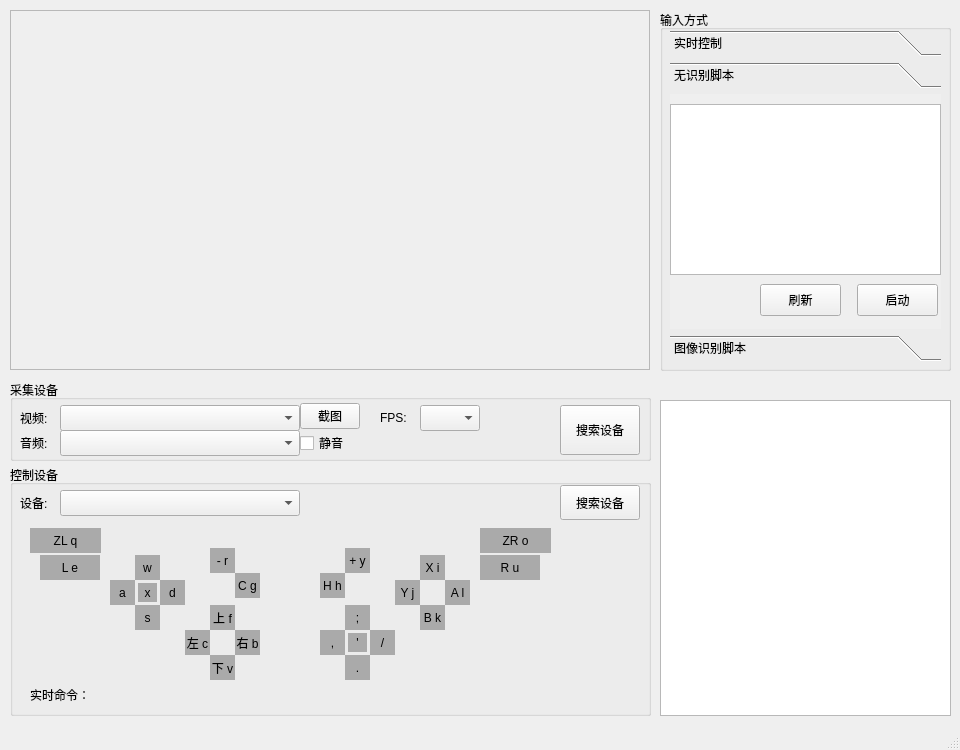
<?xml version="1.0" encoding="UTF-8"?>
<ui version="4.0">
 <class>MainWindow</class>
 <widget class="QMainWindow" name="MainWindow">
  <property name="geometry">
   <rect>
    <x>0</x>
    <y>0</y>
    <width>960</width>
    <height>750</height>
   </rect>
  </property>
  <property name="minimumSize">
   <size>
    <width>960</width>
    <height>750</height>
   </size>
  </property>
  <property name="maximumSize">
   <size>
    <width>960</width>
    <height>750</height>
   </size>
  </property>
  <property name="windowTitle">
   <string>NS控制台</string>
  </property>
  <widget class="QWidget" name="centralwidget">
   <widget class="QLabel" name="lblCameraFrame">
    <property name="geometry">
     <rect>
      <x>10</x>
      <y>10</y>
      <width>640</width>
      <height>360</height>
     </rect>
    </property>
    <property name="frameShape">
     <enum>QFrame::StyledPanel</enum>
    </property>
    <property name="frameShadow">
     <enum>QFrame::Plain</enum>
    </property>
    <property name="text">
     <string/>
    </property>
   </widget>
   <widget class="QGroupBox" name="groupBox">
    <property name="geometry">
     <rect>
      <x>10</x>
      <y>380</y>
      <width>641</width>
      <height>81</height>
     </rect>
    </property>
    <property name="title">
     <string>采集设备</string>
    </property>
    <widget class="QLabel" name="label_3">
     <property name="geometry">
      <rect>
       <x>10</x>
       <y>25</y>
       <width>30</width>
       <height>26</height>
      </rect>
     </property>
     <property name="minimumSize">
      <size>
       <width>30</width>
       <height>0</height>
      </size>
     </property>
     <property name="maximumSize">
      <size>
       <width>30</width>
       <height>16777215</height>
      </size>
     </property>
     <property name="text">
      <string>视频:</string>
     </property>
    </widget>
    <widget class="QComboBox" name="cbxCameraList">
     <property name="geometry">
      <rect>
       <x>50</x>
       <y>25</y>
       <width>240</width>
       <height>26</height>
      </rect>
     </property>
     <property name="minimumSize">
      <size>
       <width>240</width>
       <height>0</height>
      </size>
     </property>
     <property name="maximumSize">
      <size>
       <width>240</width>
       <height>16777215</height>
      </size>
     </property>
    </widget>
    <widget class="QPushButton" name="btnCapture">
     <property name="geometry">
      <rect>
       <x>290</x>
       <y>23</y>
       <width>60</width>
       <height>26</height>
      </rect>
     </property>
     <property name="minimumSize">
      <size>
       <width>60</width>
       <height>0</height>
      </size>
     </property>
     <property name="maximumSize">
      <size>
       <width>60</width>
       <height>16777215</height>
      </size>
     </property>
     <property name="text">
      <string>截图</string>
     </property>
    </widget>
    <widget class="QPushButton" name="btnRescan">
     <property name="geometry">
      <rect>
       <x>550</x>
       <y>25</y>
       <width>80</width>
       <height>50</height>
      </rect>
     </property>
     <property name="minimumSize">
      <size>
       <width>80</width>
       <height>0</height>
      </size>
     </property>
     <property name="maximumSize">
      <size>
       <width>60</width>
       <height>16777215</height>
      </size>
     </property>
     <property name="text">
      <string>搜索设备</string>
     </property>
    </widget>
    <widget class="QLabel" name="label_2">
     <property name="geometry">
      <rect>
       <x>370</x>
       <y>25</y>
       <width>30</width>
       <height>26</height>
      </rect>
     </property>
     <property name="minimumSize">
      <size>
       <width>30</width>
       <height>0</height>
      </size>
     </property>
     <property name="maximumSize">
      <size>
       <width>30</width>
       <height>16777215</height>
      </size>
     </property>
     <property name="text">
      <string>FPS:</string>
     </property>
    </widget>
    <widget class="QComboBox" name="cbxFps">
     <property name="geometry">
      <rect>
       <x>410</x>
       <y>25</y>
       <width>60</width>
       <height>26</height>
      </rect>
     </property>
     <property name="maximumSize">
      <size>
       <width>60</width>
       <height>40</height>
      </size>
     </property>
    </widget>
    <widget class="QLabel" name="label_6">
     <property name="geometry">
      <rect>
       <x>10</x>
       <y>50</y>
       <width>30</width>
       <height>26</height>
      </rect>
     </property>
     <property name="minimumSize">
      <size>
       <width>30</width>
       <height>0</height>
      </size>
     </property>
     <property name="maximumSize">
      <size>
       <width>30</width>
       <height>16777215</height>
      </size>
     </property>
     <property name="text">
      <string>音频:</string>
     </property>
    </widget>
    <widget class="QComboBox" name="cbxAudioList">
     <property name="geometry">
      <rect>
       <x>50</x>
       <y>50</y>
       <width>240</width>
       <height>26</height>
      </rect>
     </property>
     <property name="minimumSize">
      <size>
       <width>240</width>
       <height>0</height>
      </size>
     </property>
     <property name="maximumSize">
      <size>
       <width>240</width>
       <height>16777215</height>
      </size>
     </property>
    </widget>
    <widget class="QCheckBox" name="chkMute">
     <property name="geometry">
      <rect>
       <x>290</x>
       <y>50</y>
       <width>87</width>
       <height>26</height>
      </rect>
     </property>
     <property name="text">
      <string>静音</string>
     </property>
    </widget>
   </widget>
   <widget class="QGroupBox" name="groupBox_2">
    <property name="geometry">
     <rect>
      <x>10</x>
      <y>465</y>
      <width>641</width>
      <height>251</height>
     </rect>
    </property>
    <property name="title">
     <string>控制设备</string>
    </property>
    <widget class="QLabel" name="label_4">
     <property name="geometry">
      <rect>
       <x>10</x>
       <y>25</y>
       <width>30</width>
       <height>26</height>
      </rect>
     </property>
     <property name="minimumSize">
      <size>
       <width>30</width>
       <height>0</height>
      </size>
     </property>
     <property name="maximumSize">
      <size>
       <width>30</width>
       <height>16777215</height>
      </size>
     </property>
     <property name="text">
      <string>设备:</string>
     </property>
    </widget>
    <widget class="QComboBox" name="cbxSerialList">
     <property name="geometry">
      <rect>
       <x>50</x>
       <y>25</y>
       <width>240</width>
       <height>26</height>
      </rect>
     </property>
     <property name="minimumSize">
      <size>
       <width>240</width>
       <height>0</height>
      </size>
     </property>
     <property name="maximumSize">
      <size>
       <width>240</width>
       <height>16777215</height>
      </size>
     </property>
    </widget>
    <widget class="QPushButton" name="btnSerialRescan">
     <property name="geometry">
      <rect>
       <x>550</x>
       <y>20</y>
       <width>80</width>
       <height>35</height>
      </rect>
     </property>
     <property name="minimumSize">
      <size>
       <width>80</width>
       <height>0</height>
      </size>
     </property>
     <property name="maximumSize">
      <size>
       <width>60</width>
       <height>16777215</height>
      </size>
     </property>
     <property name="text">
      <string>搜索设备</string>
     </property>
    </widget>
    <widget class="QLabel" name="label_r">
     <property name="geometry">
      <rect>
       <x>470</x>
       <y>90</y>
       <width>60</width>
       <height>25</height>
      </rect>
     </property>
     <property name="autoFillBackground">
      <bool>false</bool>
     </property>
     <property name="styleSheet">
      <string notr="true">background-color:rgb(170, 170, 170)</string>
     </property>
     <property name="text">
      <string>R u</string>
     </property>
     <property name="alignment">
      <set>Qt::AlignCenter</set>
     </property>
    </widget>
    <widget class="QLabel" name="label_lstick_press">
     <property name="geometry">
      <rect>
       <x>128</x>
       <y>118</y>
       <width>19</width>
       <height>19</height>
      </rect>
     </property>
     <property name="autoFillBackground">
      <bool>false</bool>
     </property>
     <property name="styleSheet">
      <string notr="true">background-color:rgb(170, 170, 170)</string>
     </property>
     <property name="text">
      <string>x</string>
     </property>
     <property name="alignment">
      <set>Qt::AlignCenter</set>
     </property>
    </widget>
    <widget class="QLabel" name="label_action">
     <property name="geometry">
      <rect>
       <x>20</x>
       <y>220</y>
       <width>521</width>
       <height>20</height>
      </rect>
     </property>
     <property name="text">
      <string>实时命令：</string>
     </property>
    </widget>
    <widget class="QLabel" name="label_dpad_b">
     <property name="geometry">
      <rect>
       <x>200</x>
       <y>190</y>
       <width>25</width>
       <height>25</height>
      </rect>
     </property>
     <property name="autoFillBackground">
      <bool>false</bool>
     </property>
     <property name="styleSheet">
      <string notr="true">background-color:rgb(170, 170, 170)</string>
     </property>
     <property name="text">
      <string>下 v</string>
     </property>
     <property name="alignment">
      <set>Qt::AlignCenter</set>
     </property>
    </widget>
    <widget class="QLabel" name="label_zl">
     <property name="geometry">
      <rect>
       <x>20</x>
       <y>63</y>
       <width>71</width>
       <height>25</height>
      </rect>
     </property>
     <property name="autoFillBackground">
      <bool>false</bool>
     </property>
     <property name="styleSheet">
      <string notr="true">background-color:rgb(170, 170, 170)</string>
     </property>
     <property name="text">
      <string>ZL q</string>
     </property>
     <property name="alignment">
      <set>Qt::AlignCenter</set>
     </property>
    </widget>
    <widget class="QLabel" name="label_home">
     <property name="geometry">
      <rect>
       <x>310</x>
       <y>108</y>
       <width>25</width>
       <height>25</height>
      </rect>
     </property>
     <property name="autoFillBackground">
      <bool>false</bool>
     </property>
     <property name="styleSheet">
      <string notr="true">background-color:rgb(170, 170, 170)</string>
     </property>
     <property name="text">
      <string>H h</string>
     </property>
     <property name="alignment">
      <set>Qt::AlignCenter</set>
     </property>
    </widget>
    <widget class="QLabel" name="label_lstick_b">
     <property name="geometry">
      <rect>
       <x>125</x>
       <y>140</y>
       <width>25</width>
       <height>25</height>
      </rect>
     </property>
     <property name="autoFillBackground">
      <bool>false</bool>
     </property>
     <property name="styleSheet">
      <string notr="true">background-color:rgb(170, 170, 170)</string>
     </property>
     <property name="text">
      <string>s</string>
     </property>
     <property name="alignment">
      <set>Qt::AlignCenter</set>
     </property>
    </widget>
    <widget class="QLabel" name="label_zr">
     <property name="geometry">
      <rect>
       <x>470</x>
       <y>63</y>
       <width>71</width>
       <height>25</height>
      </rect>
     </property>
     <property name="autoFillBackground">
      <bool>false</bool>
     </property>
     <property name="styleSheet">
      <string notr="true">background-color:rgb(170, 170, 170)</string>
     </property>
     <property name="text">
      <string>ZR o</string>
     </property>
     <property name="alignment">
      <set>Qt::AlignCenter</set>
     </property>
    </widget>
    <widget class="QLabel" name="label_rstick_b">
     <property name="geometry">
      <rect>
       <x>335</x>
       <y>190</y>
       <width>25</width>
       <height>25</height>
      </rect>
     </property>
     <property name="autoFillBackground">
      <bool>false</bool>
     </property>
     <property name="styleSheet">
      <string notr="true">background-color:rgb(170, 170, 170)</string>
     </property>
     <property name="text">
      <string>.</string>
     </property>
     <property name="alignment">
      <set>Qt::AlignCenter</set>
     </property>
    </widget>
    <widget class="QLabel" name="label_rstick_l">
     <property name="geometry">
      <rect>
       <x>310</x>
       <y>165</y>
       <width>25</width>
       <height>25</height>
      </rect>
     </property>
     <property name="autoFillBackground">
      <bool>false</bool>
     </property>
     <property name="styleSheet">
      <string notr="true">background-color:rgb(170, 170, 170)</string>
     </property>
     <property name="text">
      <string>,</string>
     </property>
     <property name="alignment">
      <set>Qt::AlignCenter</set>
     </property>
    </widget>
    <widget class="QLabel" name="label_lstick_t">
     <property name="geometry">
      <rect>
       <x>125</x>
       <y>90</y>
       <width>25</width>
       <height>25</height>
      </rect>
     </property>
     <property name="autoFillBackground">
      <bool>false</bool>
     </property>
     <property name="styleSheet">
      <string notr="true">background-color:rgb(170, 170, 170)</string>
     </property>
     <property name="text">
      <string>w</string>
     </property>
     <property name="alignment">
      <set>Qt::AlignCenter</set>
     </property>
    </widget>
    <widget class="QLabel" name="label_y">
     <property name="geometry">
      <rect>
       <x>385</x>
       <y>115</y>
       <width>25</width>
       <height>25</height>
      </rect>
     </property>
     <property name="autoFillBackground">
      <bool>false</bool>
     </property>
     <property name="styleSheet">
      <string notr="true">background-color:rgb(170, 170, 170)</string>
     </property>
     <property name="text">
      <string>Y j</string>
     </property>
     <property name="alignment">
      <set>Qt::AlignCenter</set>
     </property>
    </widget>
    <widget class="QLabel" name="label_b">
     <property name="geometry">
      <rect>
       <x>410</x>
       <y>140</y>
       <width>25</width>
       <height>25</height>
      </rect>
     </property>
     <property name="autoFillBackground">
      <bool>false</bool>
     </property>
     <property name="styleSheet">
      <string notr="true">background-color:rgb(170, 170, 170)</string>
     </property>
     <property name="text">
      <string>B k</string>
     </property>
     <property name="alignment">
      <set>Qt::AlignCenter</set>
     </property>
    </widget>
    <widget class="QLabel" name="label_rstick_r">
     <property name="geometry">
      <rect>
       <x>360</x>
       <y>165</y>
       <width>25</width>
       <height>25</height>
      </rect>
     </property>
     <property name="autoFillBackground">
      <bool>false</bool>
     </property>
     <property name="styleSheet">
      <string notr="true">background-color:rgb(170, 170, 170)</string>
     </property>
     <property name="text">
      <string>/</string>
     </property>
     <property name="alignment">
      <set>Qt::AlignCenter</set>
     </property>
    </widget>
    <widget class="QLabel" name="label_rstick_press">
     <property name="geometry">
      <rect>
       <x>338</x>
       <y>168</y>
       <width>19</width>
       <height>19</height>
      </rect>
     </property>
     <property name="autoFillBackground">
      <bool>false</bool>
     </property>
     <property name="styleSheet">
      <string notr="true">background-color:rgb(170, 170, 170)</string>
     </property>
     <property name="text">
      <string>'</string>
     </property>
     <property name="alignment">
      <set>Qt::AlignCenter</set>
     </property>
    </widget>
    <widget class="QLabel" name="label_lstick_r">
     <property name="geometry">
      <rect>
       <x>150</x>
       <y>115</y>
       <width>25</width>
       <height>25</height>
      </rect>
     </property>
     <property name="autoFillBackground">
      <bool>false</bool>
     </property>
     <property name="styleSheet">
      <string notr="true">background-color:rgb(170, 170, 170)</string>
     </property>
     <property name="text">
      <string>d</string>
     </property>
     <property name="alignment">
      <set>Qt::AlignCenter</set>
     </property>
    </widget>
    <widget class="QLabel" name="label_dpad_l">
     <property name="geometry">
      <rect>
       <x>175</x>
       <y>165</y>
       <width>25</width>
       <height>25</height>
      </rect>
     </property>
     <property name="autoFillBackground">
      <bool>false</bool>
     </property>
     <property name="styleSheet">
      <string notr="true">background-color:rgb(170, 170, 170)</string>
     </property>
     <property name="text">
      <string>左 c</string>
     </property>
     <property name="alignment">
      <set>Qt::AlignCenter</set>
     </property>
    </widget>
    <widget class="QLabel" name="label_plus">
     <property name="geometry">
      <rect>
       <x>335</x>
       <y>83</y>
       <width>25</width>
       <height>25</height>
      </rect>
     </property>
     <property name="autoFillBackground">
      <bool>false</bool>
     </property>
     <property name="styleSheet">
      <string notr="true">background-color:rgb(170, 170, 170)</string>
     </property>
     <property name="text">
      <string>+ y</string>
     </property>
     <property name="alignment">
      <set>Qt::AlignCenter</set>
     </property>
    </widget>
    <widget class="QLabel" name="label_minus">
     <property name="geometry">
      <rect>
       <x>200</x>
       <y>83</y>
       <width>25</width>
       <height>25</height>
      </rect>
     </property>
     <property name="autoFillBackground">
      <bool>false</bool>
     </property>
     <property name="styleSheet">
      <string notr="true">background-color:rgb(170, 170, 170)</string>
     </property>
     <property name="text">
      <string>- r</string>
     </property>
     <property name="alignment">
      <set>Qt::AlignCenter</set>
     </property>
    </widget>
    <widget class="QLabel" name="label_x">
     <property name="geometry">
      <rect>
       <x>410</x>
       <y>90</y>
       <width>25</width>
       <height>25</height>
      </rect>
     </property>
     <property name="autoFillBackground">
      <bool>false</bool>
     </property>
     <property name="styleSheet">
      <string notr="true">background-color:rgb(170, 170, 170)</string>
     </property>
     <property name="text">
      <string>X i</string>
     </property>
     <property name="alignment">
      <set>Qt::AlignCenter</set>
     </property>
    </widget>
    <widget class="QLabel" name="label_lstick_l">
     <property name="geometry">
      <rect>
       <x>100</x>
       <y>115</y>
       <width>25</width>
       <height>25</height>
      </rect>
     </property>
     <property name="autoFillBackground">
      <bool>false</bool>
     </property>
     <property name="styleSheet">
      <string notr="true">background-color:rgb(170, 170, 170)</string>
     </property>
     <property name="text">
      <string>a</string>
     </property>
     <property name="alignment">
      <set>Qt::AlignCenter</set>
     </property>
    </widget>
    <widget class="QLabel" name="label_dpad_r">
     <property name="geometry">
      <rect>
       <x>225</x>
       <y>165</y>
       <width>25</width>
       <height>25</height>
      </rect>
     </property>
     <property name="autoFillBackground">
      <bool>false</bool>
     </property>
     <property name="styleSheet">
      <string notr="true">background-color:rgb(170, 170, 170)</string>
     </property>
     <property name="text">
      <string>右 b</string>
     </property>
     <property name="alignment">
      <set>Qt::AlignCenter</set>
     </property>
    </widget>
    <widget class="QLabel" name="label_rstick_t">
     <property name="geometry">
      <rect>
       <x>335</x>
       <y>140</y>
       <width>25</width>
       <height>25</height>
      </rect>
     </property>
     <property name="autoFillBackground">
      <bool>false</bool>
     </property>
     <property name="styleSheet">
      <string notr="true">background-color:rgb(170, 170, 170)</string>
     </property>
     <property name="text">
      <string>;</string>
     </property>
     <property name="alignment">
      <set>Qt::AlignCenter</set>
     </property>
    </widget>
    <widget class="QLabel" name="label_capture">
     <property name="geometry">
      <rect>
       <x>225</x>
       <y>108</y>
       <width>25</width>
       <height>25</height>
      </rect>
     </property>
     <property name="autoFillBackground">
      <bool>false</bool>
     </property>
     <property name="styleSheet">
      <string notr="true">background-color:rgb(170, 170, 170)</string>
     </property>
     <property name="text">
      <string>C g</string>
     </property>
     <property name="alignment">
      <set>Qt::AlignCenter</set>
     </property>
    </widget>
    <widget class="QLabel" name="label_a">
     <property name="geometry">
      <rect>
       <x>435</x>
       <y>115</y>
       <width>25</width>
       <height>25</height>
      </rect>
     </property>
     <property name="autoFillBackground">
      <bool>false</bool>
     </property>
     <property name="styleSheet">
      <string notr="true">background-color:rgb(170, 170, 170)</string>
     </property>
     <property name="text">
      <string>A l</string>
     </property>
     <property name="alignment">
      <set>Qt::AlignCenter</set>
     </property>
    </widget>
    <widget class="QLabel" name="label_dpad_t">
     <property name="geometry">
      <rect>
       <x>200</x>
       <y>140</y>
       <width>25</width>
       <height>25</height>
      </rect>
     </property>
     <property name="autoFillBackground">
      <bool>false</bool>
     </property>
     <property name="styleSheet">
      <string notr="true">background-color:rgb(170, 170, 170)</string>
     </property>
     <property name="text">
      <string>上 f</string>
     </property>
     <property name="alignment">
      <set>Qt::AlignCenter</set>
     </property>
    </widget>
    <widget class="QLabel" name="label_l">
     <property name="geometry">
      <rect>
       <x>30</x>
       <y>90</y>
       <width>60</width>
       <height>25</height>
      </rect>
     </property>
     <property name="autoFillBackground">
      <bool>false</bool>
     </property>
     <property name="styleSheet">
      <string notr="true">background-color:rgb(170, 170, 170)</string>
     </property>
     <property name="text">
      <string>L e</string>
     </property>
     <property name="alignment">
      <set>Qt::AlignCenter</set>
     </property>
    </widget>
   </widget>
   <widget class="QTextBrowser" name="textBrowserLog">
    <property name="geometry">
     <rect>
      <x>660</x>
      <y>400</y>
      <width>291</width>
      <height>316</height>
     </rect>
    </property>
   </widget>
   <widget class="QGroupBox" name="gpb_mode">
    <property name="geometry">
     <rect>
      <x>660</x>
      <y>10</y>
      <width>291</width>
      <height>361</height>
     </rect>
    </property>
    <property name="title">
     <string>输入方式</string>
    </property>
    <widget class="QToolBox" name="toolBox">
     <property name="geometry">
      <rect>
       <x>10</x>
       <y>20</y>
       <width>271</width>
       <height>331</height>
      </rect>
     </property>
     <property name="currentIndex">
      <number>1</number>
     </property>
     <widget class="QWidget" name="page_realtime">
      <property name="geometry">
       <rect>
        <x>0</x>
        <y>0</y>
        <width>271</width>
        <height>223</height>
       </rect>
      </property>
      <attribute name="label">
       <string>实时控制</string>
      </attribute>
      <widget class="QComboBox" name="cbxJoystickList">
       <property name="geometry">
        <rect>
         <x>50</x>
         <y>40</y>
         <width>211</width>
         <height>26</height>
        </rect>
       </property>
       <property name="minimumSize">
        <size>
         <width>0</width>
         <height>0</height>
        </size>
       </property>
       <property name="maximumSize">
        <size>
         <width>16777215</width>
         <height>16777215</height>
        </size>
       </property>
      </widget>
      <widget class="QLabel" name="label_5">
       <property name="geometry">
        <rect>
         <x>10</x>
         <y>40</y>
         <width>30</width>
         <height>26</height>
        </rect>
       </property>
       <property name="minimumSize">
        <size>
         <width>30</width>
         <height>0</height>
        </size>
       </property>
       <property name="maximumSize">
        <size>
         <width>30</width>
         <height>16777215</height>
        </size>
       </property>
       <property name="text">
        <string>手柄:</string>
       </property>
      </widget>
      <widget class="QPushButton" name="btnJoystickRescan">
       <property name="geometry">
        <rect>
         <x>180</x>
         <y>70</y>
         <width>80</width>
         <height>35</height>
        </rect>
       </property>
       <property name="minimumSize">
        <size>
         <width>80</width>
         <height>0</height>
        </size>
       </property>
       <property name="maximumSize">
        <size>
         <width>60</width>
         <height>16777215</height>
        </size>
       </property>
       <property name="text">
        <string>搜索设备</string>
       </property>
      </widget>
      <widget class="QCheckBox" name="chkJoystickButtonSwitch">
       <property name="geometry">
        <rect>
         <x>50</x>
         <y>110</y>
         <width>201</width>
         <height>20</height>
        </rect>
       </property>
       <property name="text">
        <string>交换A与B，X与Y按键</string>
       </property>
      </widget>
      <widget class="QLabel" name="label">
       <property name="geometry">
        <rect>
         <x>70</x>
         <y>130</y>
         <width>171</width>
         <height>16</height>
        </rect>
       </property>
       <property name="font">
        <font>
         <pointsize>10</pointsize>
         <italic>true</italic>
        </font>
       </property>
       <property name="styleSheet">
        <string notr="true">color:rgb(140, 140, 140)</string>
       </property>
       <property name="text">
        <string>适配Switch Pro以外手柄布局</string>
       </property>
      </widget>
      <widget class="QLabel" name="label_7">
       <property name="geometry">
        <rect>
         <x>10</x>
         <y>10</y>
         <width>30</width>
         <height>26</height>
        </rect>
       </property>
       <property name="minimumSize">
        <size>
         <width>30</width>
         <height>0</height>
        </size>
       </property>
       <property name="maximumSize">
        <size>
         <width>30</width>
         <height>16777215</height>
        </size>
       </property>
       <property name="text">
        <string>键盘:</string>
       </property>
      </widget>
      <widget class="QLabel" name="label_8">
       <property name="geometry">
        <rect>
         <x>60</x>
         <y>10</y>
         <width>201</width>
         <height>26</height>
        </rect>
       </property>
       <property name="minimumSize">
        <size>
         <width>201</width>
         <height>0</height>
        </size>
       </property>
       <property name="maximumSize">
        <size>
         <width>211</width>
         <height>16777215</height>
        </size>
       </property>
       <property name="text">
        <string>已启用</string>
       </property>
      </widget>
     </widget>
     <widget class="QWidget" name="page_macro">
      <property name="geometry">
       <rect>
        <x>0</x>
        <y>0</y>
        <width>271</width>
        <height>223</height>
       </rect>
      </property>
      <attribute name="label">
       <string>无识别脚本</string>
      </attribute>
      <widget class="QListWidget" name="listWidget_macro">
       <property name="geometry">
        <rect>
         <x>0</x>
         <y>10</y>
         <width>271</width>
         <height>171</height>
        </rect>
       </property>
       <property name="minimumSize">
        <size>
         <width>271</width>
         <height>171</height>
        </size>
       </property>
       <property name="maximumSize">
        <size>
         <width>271</width>
         <height>171</height>
        </size>
       </property>
      </widget>
      <widget class="QPushButton" name="btn_macro_opt">
       <property name="geometry">
        <rect>
         <x>187</x>
         <y>190</y>
         <width>81</width>
         <height>32</height>
        </rect>
       </property>
       <property name="text">
        <string>启动</string>
       </property>
      </widget>
      <widget class="QPushButton" name="btn_macro_refresh">
       <property name="geometry">
        <rect>
         <x>90</x>
         <y>190</y>
         <width>81</width>
         <height>32</height>
        </rect>
       </property>
       <property name="text">
        <string>刷新</string>
       </property>
      </widget>
     </widget>
     <widget class="QWidget" name="page_recognize">
      <property name="geometry">
       <rect>
        <x>0</x>
        <y>0</y>
        <width>271</width>
        <height>223</height>
       </rect>
      </property>
      <attribute name="label">
       <string>图像识别脚本</string>
      </attribute>
      <widget class="QPushButton" name="btn_recognize_opt">
       <property name="geometry">
        <rect>
         <x>192</x>
         <y>190</y>
         <width>81</width>
         <height>32</height>
        </rect>
       </property>
       <property name="text">
        <string>启动</string>
       </property>
      </widget>
      <widget class="QListWidget" name="listWidget_recognize">
       <property name="geometry">
        <rect>
         <x>0</x>
         <y>10</y>
         <width>271</width>
         <height>171</height>
        </rect>
       </property>
       <property name="minimumSize">
        <size>
         <width>271</width>
         <height>171</height>
        </size>
       </property>
       <property name="maximumSize">
        <size>
         <width>271</width>
         <height>171</height>
        </size>
       </property>
      </widget>
     </widget>
    </widget>
   </widget>
  </widget>
  <widget class="QStatusBar" name="statusbar"/>
  <action name="actionCOM1">
   <property name="text">
    <string>COM1</string>
   </property>
  </action>
  <action name="action_5">
   <property name="text">
    <string>添加</string>
   </property>
  </action>
  <action name="actionCamera1">
   <property name="text">
    <string>Camera1</string>
   </property>
  </action>
  <action name="actionCamera2">
   <property name="text">
    <string>Camera2</string>
   </property>
  </action>
  <action name="actionStart">
   <property name="text">
    <string>Start</string>
   </property>
  </action>
  <action name="actionStop">
   <property name="text">
    <string>Stop</string>
   </property>
  </action>
  <action name="actionRescan">
   <property name="text">
    <string>Rescan</string>
   </property>
  </action>
  <action name="actionAudio1">
   <property name="text">
    <string>Audio1</string>
   </property>
  </action>
  <action name="actionAudio2">
   <property name="text">
    <string>Audio2</string>
   </property>
  </action>
  <action name="actionRescan_2">
   <property name="text">
    <string>Rescan</string>
   </property>
  </action>
  <action name="actionMute">
   <property name="text">
    <string>Mute</string>
   </property>
  </action>
  <action name="actionSettings">
   <property name="text">
    <string>Settings</string>
   </property>
  </action>
 </widget>
 <resources/>
 <connections/>
</ui>
